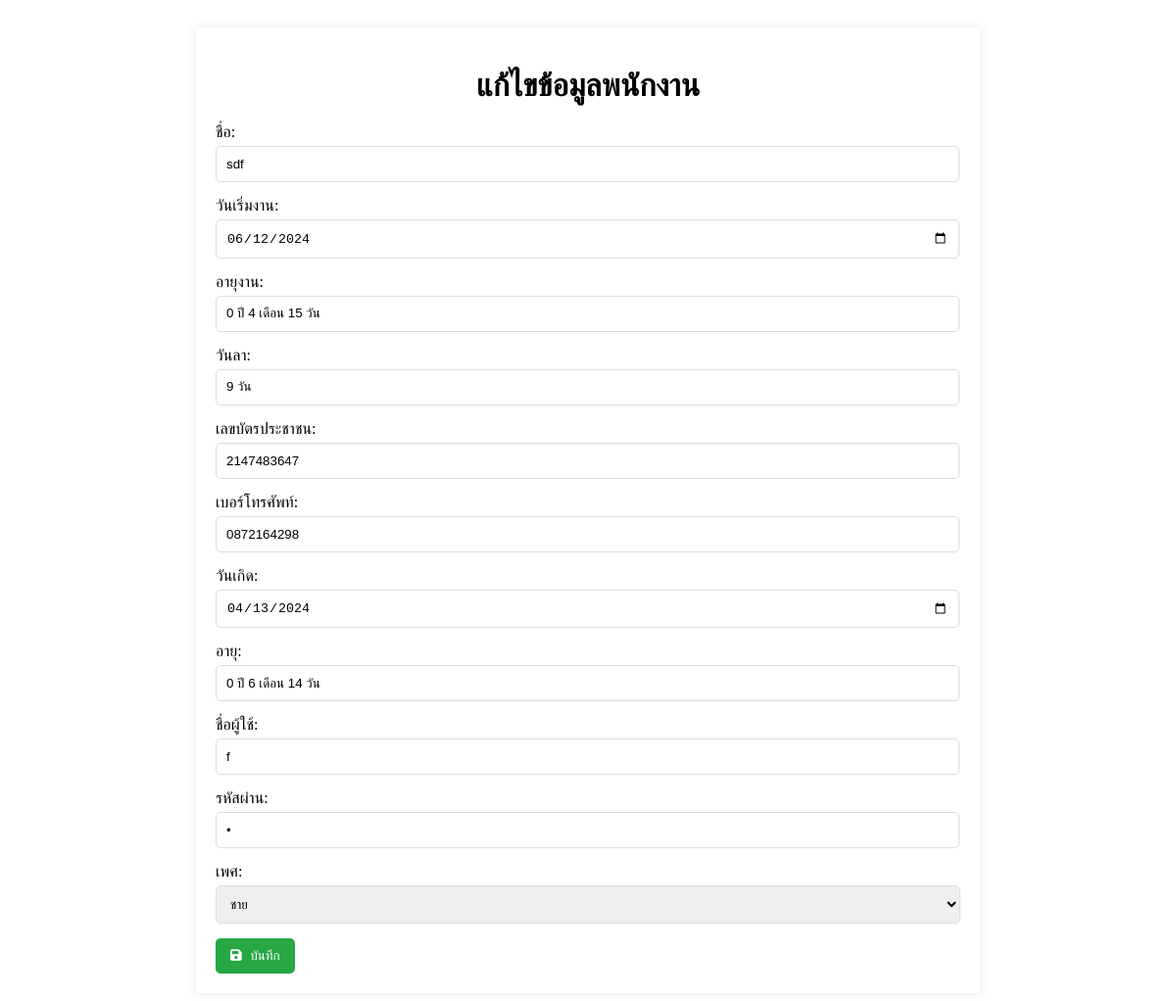
/backend/edit_pos4.php?id=8, run on the app's committed database.
### tables this page shows
CREATE TABLE `tb_user` (
  `user_id` int(11) NOT NULL,
  `user_no` varchar(45) DEFAULT NULL,
  `user_name` varchar(255) DEFAULT NULL,
  `user_startDate` date DEFAULT NULL,
  `user_exp` varchar(50) DEFAULT NULL,
  `user_idNumber` int(11) DEFAULT NULL,
  `user_phoneNumber` varchar(11) DEFAULT NULL,
  `user_Date` date DEFAULT NULL,
  `user_age` varchar(255) DEFAULT NULL,
  `user_day` varchar(45) DEFAULT NULL,
  `user_username` varchar(45) DEFAULT NULL,
  `user_password` varchar(45) DEFAULT NULL,
  `user_gender` varchar(45) DEFAULT NULL,
  `position_id` int(11) NOT NULL
);

### backend/edit_pos4.php (the view, shortened to what this page needs)
<?php
$user_id = $_GET['id'];
$db = new class_conn();
$conn = $db->connect();
$sql = "SELECT * FROM tb_user WHERE user_id = ?";
$stmt = $conn->prepare($sql);
$stmt->bind_param("i", $user_id);
$stmt->execute();
$result = $stmt->get_result();
$user = $result->fetch_assoc();
?>
<!DOCTYPE html>
<html lang="en">
<head>
    <link rel="stylesheet" href="https://cdnjs.cloudflare.com/ajax/libs/font-awesome/6.1.1/css/all.min.css">
</head>
<body>
    <div class="container">
        <div class="main-content">
            <header>
                <h1>แก้ไขข้อมูลพนักงาน</h1>
                <form action="edit_pos4.php?id=<?php echo $user_id; ?>" method="post">
                    <div class="form-group">
                        <label for="user_name">ชื่อ:</label>
                        <input type="text" id="user_name" name="user_name" value="<?php echo htmlspecialchars($user['user_name']); ?>" required>
                    </div>
                    <div class="form-group">
                        <label for="user_startDate">วันเริ่มงาน:</label>
                        <input type="date" id="user_startDate" name="user_startDate" value="<?php echo $user['user_startDate']; ?>" required>
                    </div>
                    <div class="form-group">
                        <label for="user_exp">อายุงาน:</label>
                        <input type="text" id="user_exp" name="user_exp" value="<?php echo $user['user_exp']; ?>" readonly>
                    </div>
                    <div class="form-group">
                        <label for="user_leaveDays">วันลา:</label>
                        <input type="text" id="user_leaveDays" name="user_leaveDays" value="<?php echo $user['user_day']; ?>" readonly>
                    </div>
                    <div class="form-group">
                        <label for="user_idNumber">เลขบัตรประชาชน:</label>
                        <input type="text" id="user_idNumber" name="user_idNumber" value="<?php echo htmlspecialchars($user['user_idNumber']); ?>" required>
                    </div>
                    <div class="form-group">
                        <label for="user_phoneNumber">เบอร์โทรศัพท์:</label>
                        <input type="text" id="user_phoneNumber" name="user_phoneNumber" value="<?php echo htmlspecialchars($user['user_phoneNumber']); ?>" required>
                    </div>
                    <div class="form-group">
                        <label for="user_Date">วันเกิด:</label>
                        <input type="date" id="user_Date" name="user_Date" value="<?php echo $user['user_Date']; ?>" required>
                    </div>
                    <div class="form-group">
                        <label for="user_age">อายุ:</label>
                        <input type="text" id="user_age" name="user_age" value="<?php echo $user['user_age']; ?>" readonly>
                    </div>
                    <div class="form-group">
                        <label for="user_username">ชื่อผู้ใช้:</label>
                        <input type="text" id="user_username" name="user_username" value="<?php echo htmlspecialchars($user['user_username']); ?>" required>
                    </div>
                    <div class="form-group">
                        <label for="user_password">รหัสผ่าน:</label>
                        <input type="password" id="user_password" name="user_password" value="<?php echo htmlspecialchars($user['user_password']); ?>" required>
                    </div>
                    <div class="form-group">
                        <label for="user_gender">เพศ:</label>
                        <select id="user_gender" name="user_gender" required>
                            <option value="ชาย" <?php echo ($user['user_gender'] == "ชาย") ? "selected" : ""; ?>>ชาย</option>
                        </select>
                    </div>
                    <div>
                        <button type="submit" class="btn btn-save"><i class="fas fa-save"></i> บันทึก</button>
                    </div>
                </form>
            </header>
        </div>
    </div>
</body>
</html>

### backend/edit_pos4.php (style rules this page uses)
.container { max-width: 800px; margin: 0 auto; padding: 20px; }
.main-content { background: #fff; padding: 20px; box-shadow: 0 0 10px rgba(0, 0, 0, 0.1); }
header h1 { text-align: center; margin-bottom: 20px; }
.form-group { margin-bottom: 15px; }
.form-group label { display: block; margin-bottom: 5px; }
.form-group input, .form-group select { width: 97%; padding: 10px; border: 1px solid #ddd; border-radius: 5px; }
.form-group select { width: 100%; }
.btn { display: inline-block; padding: 10px 15px; color: #fff; background: #007bff; border: none; border-radius: 5px; text-decoration: none; cursor: pointer; }
.btn-save { background: #28a745; }
.btn i { margin-right: 5px; }

### data on the page
tb_user: user_name "sdf", user_startDate "06/12/2024", user_exp "0 ปี 4 เดือน 15 วัน", user_leaveDays "9 วัน", user_idNumber "2147483647", user_phoneNumber "0872164298", user_Date "04/13/2024", user_age "0 ปี 6 เดือน 14 วัน", user_username "f", user_gender "ชาย"
